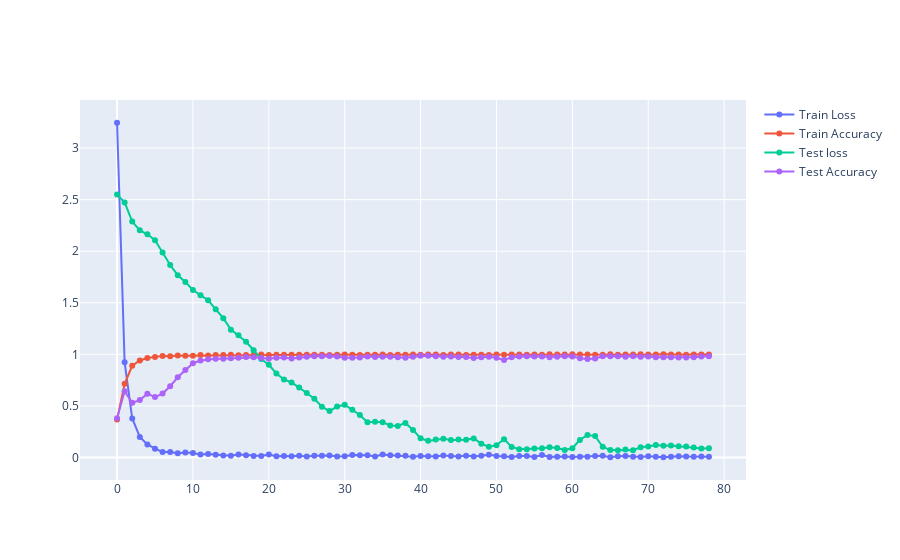

Source (notebook cell):
### Code cell
hist = pd.DataFrame(data= history.history)

fig = go.Figure()

fig.add_trace(go.Scatter(x = hist.index, y = hist.loss.values,
                    mode='lines+markers',
                    name='Train Loss'))

fig.add_trace(go.Scatter(x = hist.index, y = hist.accuracy.values,
                    mode='lines+markers',
                    name='Train Accuracy'))


fig.add_trace(go.Scatter(x = hist.index, y = hist.val_loss.values,
                    mode='lines+markers', name='Test loss'))

fig.add_trace(go.Scatter(x = hist.index, y = hist.val_accuracy.values,
                    mode='lines+markers', name='Test Accuracy'))

fig.show()
